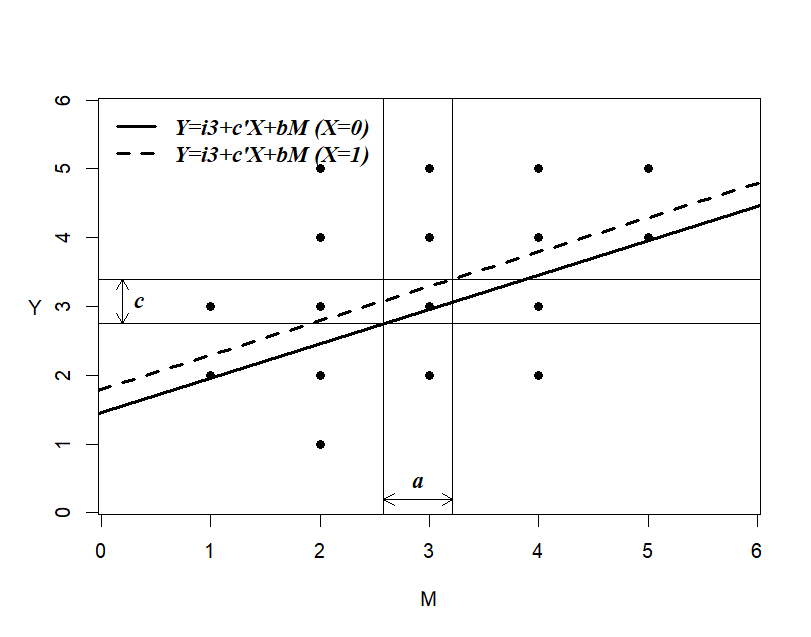

This chart was generated by the following R code:
#data example in Chapter 3
chap3_data<-data.frame(
  V1 = c(1, 1, 0, 1, 1, 1, 0, 1, 1, 1, 
         1, 1, 1, 1, 1, 1, 1, 0, 1, 1,
         1, 1, 0, 1, 1, 1, 1, 0, 0, 1,
         1, 1, 1, 1, 1, 0, 1, 0, 1, 0, 
         0, 1, 1, 0, 0, 1, 1, 1, 1, 1),
  V2 = c(4, 4, 1, 1, 3, 4, 3, 5, 4, 5, 
         2, 3, 5, 4, 4, 2, 4, 3, 3, 3, 
         2, 3, 1, 4, 3, 3, 2, 3, 4, 3, 
         2, 1, 2, 2, 4, 2, 4, 3, 3, 3, 
         3, 4, 4, 2, 3, 3, 4, 3, 4, 2),
  V3 = c(3, 3, 3, 3, 3, 2, 3, 5, 4, 4,
         2, 4, 5, 5, 5, 2, 4, 5, 4, 3,
         4, 5, 2, 4, 2, 4, 3, 4, 3, 3,
         1, 3, 5, 1, 3, 1, 3, 2, 3, 2,
         3, 3, 4, 2, 3, 4, 4, 2, 5, 2))

"med_plots" <-
function (cont,int) 
{
#med_plots.r 2008 by Matthew Fritz, Dept. of Psychology, Virginia Tech,
#and David MacKinnon, Dept. of Psychology, Arizona State University
#This program plots the mediated effect for a single mediator mediation 
#model and adds labels for the different effects.
  
#To read in file, type: source("C:/med_plots.r")
#To run file, type: med_plots(cont,int)
#where cont=0 if x is dichotomous           and
#      cont=1 if x is continuous            and
#where int=0  if there is no XM interaction and
#      int=1  if there is an XM interaction

#Read in the data file
  
  data1<-chap3_data
  attach(data1)
  
#Rename the corresponding variables in the data set to x, m, and y

 x<-V1
 m<-V2
 y<-V3

#Runs the regression analyses from Equations 1, 2, and 3

 #Equation 1
 fit.yx<-glm(y~x)
 sum.yx<-summary(fit.yx)
 c<-sum.yx$coefficients[2,1]
 i1<-sum.yx$coefficients[1,1]

 #Equation 2
 fit.mx<-lm(m~x)
 sum.mx<-summary(fit.mx)
 a<-sum.mx$coefficients[2,1]
 i2<-sum.mx$coefficients[1,1] 

#Equation 3
 if(int==0) {
   fit.yxm<-lm(y~x+m)
   sum.yxm<-summary(fit.yxm)
   b<-sum.yxm$coefficients[3,1]
   cpr<-sum.yxm$coefficients[2,1]
   i3<-sum.yxm$coefficients[1,1]}

 else {
   fit.yxm<-lm(y~x+m+(x*m))
   sum.yxm<-summary(fit.yxm)
   b<-sum.yxm$coefficients[3,1]
   cpr<-sum.yxm$coefficients[2,1]
   i3<-sum.yxm$coefficients[1,1]
   g<-sum.yxm$coefficients[4,1]}




#Plotting the effects
 meanx<-mean(x)
 sdx<-sd(x)
 mmin<-min(m)
 mmax<-max(m)
 ymin<-min(y)
 ymax<-max(y)


 plot(m,y,type="n",ylab=" ",xlab="M",xlim=range(mmin-((mmax-mmin)/5),mmax+((mmax-mmin)/5)),
	ylim=range(ymin-((ymax-ymin)/5),ymax+((ymax-ymin)/5)))
  points(m,y, pch=19)
  mtext("Y",side=2,las=1,adj=5)
  par(family="serif",font=4,cex=1.13)

  #Dichotomous X with no XM interaction condition 
  if(cont==0 && int==0) {
     #Effect of X on M (a)
     vert1<-i2+a*0
     vert2<-i2+a*1 
     abline(v=vert1)
     abline(v=vert2)
     arrows(vert1,ymin-((ymax-ymin)/5),vert2,ymin-((ymax-ymin)/5),length=.1,code=3)
     text(((vert2-vert1)/2+vert1),ymin-((ymax-ymin)/5),"a",pos=3)

     #Effect of X on Y (c)
     hor1<-i1+c*0
     hor2<-i1+c*1
     abline(h=hor1)
     abline(h=hor2)
     arrows(mmin-((mmax-mmin)/5),hor1,mmin-((mmax-mmin)/5),hor2,length=.1,code=3)
     text(mmin-((mmax-mmin)/5),((hor2-hor1)/2+hor1),"c",pos=4)

     #Simple regression lines
     abline((i3+cpr*0),b,col=1,lty=1,lwd=3)
     abline((i3+cpr*1),b,col=1,lty=2,lwd=3)

     #Legend
     legend("topleft",legend=c("Y=i3+c'X+bM (X=0)",
		"Y=i3+c'X+bM (X=1)"),
		lty=1:2,lwd=3,bty="n")	}

   #Dichotomous X with an XM interaction condition
   if(cont==0 && int==1) {
     #Effect of X on M (a)
     vert1<-i2+a*0
     vert2<-i2+a*1 
     abline(v=vert1)
     abline(v=vert2)
     arrows(vert1,ymin-((ymax-ymin)/5),vert2,ymin-((ymax-ymin)/5),length=.1,code=3)
     text(((vert2-vert1)/2+vert1),ymin-((ymax-ymin)/5),"a",pos=3)

     #Effect of X on Y (c)
     hor1<-i1+c*0
     hor2<-i1+c*1
     abline(h=hor1)
     abline(h=hor2)
     arrows(mmin-((mmax-mmin)/5),hor1,mmin-((mmax-mmin)/5),hor2,length=.1,code=3)
     text(mmin-((mmax-mmin)/5),((hor2-hor1)/2+hor1),"c",pos=4)


     #Simple regression lines
     abline((i3+cpr*0),b+g*0,col=1,lty=1,lwd=3)
     abline((i3+cpr*1),b+g*1,col=1,lty=2,lwd=3)
     abline((i3+cpr*1),b+g*0,col=1,lty=3,lwd=3)

     #Legend
     legend("topleft",legend=c("Y=i3+c'X+bM+gXM (X=0)","Y=i3+c'X+bM+gXM (X=1)",
		"Y=i3+c'X+bM (X=1)"),lty=1:3,lwd=3,bty="n") }

   #Continuous X with no XM interaction condition
   if(cont==1 && int==0) {
     #Effect of X on M (a)
     vert1<-i2+a*meanx
     vert2<-i2+a*(meanx+1)
     abline(v=vert1)
     abline(v=vert2)
     arrows(vert1,ymin-((ymax-ymin)/5),vert2,ymin-((ymax-ymin)/5),length=.1,code=3)
     text(((vert2-vert1)/2+vert1),ymin-((ymax-ymin)/5),"a",pos=3)

     #Effect of X on Y (c)
     hor1<-i1+c*meanx
     hor2<-i1+c*(meanx+1)
     abline(h=hor1)
     abline(h=hor2)
     arrows(mmin-((mmax-mmin)/5),hor1,mmin-((mmax-mmin)/5),hor2,length=.1,code=3)
     text(mmin-((mmax-mmin)/5),((hor2-hor1)/2+hor1),"c",pos=4)

     #Simple regression lines
     abline((i3+cpr*(meanx+sdx)),b,col=1,lty=1,lwd=3)
     abline((i3+cpr*meanx),b,col=1,lty=2,lwd=3)
     abline((i3+cpr*(meanx-sdx)),b,col=1,lty=3,lwd=3)

     #Legend
     legend("topleft",legend=c("Y=i3+c'X+b(MeanX+1sd)","Y=i3+c'X+b(MeanX)",
		"Y=i3+c'X+b(MeanX-1sd)"),lty=1:3,lwd=3,bty="n") }

   #Continuous X with an XM interaction condition
   if(cont==1 && int==1) {
     #Effect of X on M (a)
     vert1<-i2+a*meanx
     vert2<-i2+a*(meanx+1)
     abline(v=vert1)
     abline(v=vert2)
     arrows(vert1,ymin,vert2,ymin,length=.1,code=3)
     text(((vert2-vert1)/2+vert1),ymin,"a",cex=1.13,pos=3)

     #Effect of X on Y (c)
     hor1<-i1+c*meanx
     hor2<-i1+c*(meanx+1)
     abline(h=hor1)
     abline(h=hor2)
     arrows(mmin,hor1,mmin,hor2,length=.1,code=3)
     text(mmin,((hor2-hor1)/2+hor1),"c",cex=1.13,pos=4)

     #Simple regression lines
     abline((i3+cpr*(meanx+sdx)),b+(g*(meanx+sdx)),col=1,lty=1,lwd=3)
     abline((i3+cpr*meanx),b+(g*(meanx)),col=1,lty=2,lwd=3)
     abline((i3+cpr*(meanx-sdx)),b+(g*(meanx-sdx)),col=1,lty=3,lwd=3)

     #Legend
     legend("topleft",legend=c("Y=i3+c'(MeanX+1sd)+bM+gM*(Meanx+1sd)",
		"Y=i3+c'(MeanX)+bM+gM*(MeanX)","Y=i3+c'(MeanX-1sd)+bM+gM*(MeanX-1sd)"),
		lty=1:3,lwd=3,bty="n") }
detach(data1)
 }

med_plots(cont = 0, int = 0)
